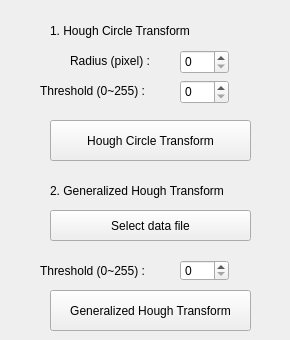
       <widget class="QWidget" name="tab_6">
        <attribute name="title">
         <string>6</string>
        </attribute>
        <widget class="QLabel" name="label_20">
         <property name="geometry">
          <rect>
           <x>50</x>
           <y>20</y>
           <width>191</width>
           <height>21</height>
          </rect>
         </property>
         <property name="text">
          <string>1. Hough Circle Transform</string>
         </property>
        </widget>
        <widget class="QLabel" name="label_21">
         <property name="geometry">
          <rect>
           <x>70</x>
           <y>50</y>
           <width>111</width>
           <height>21</height>
          </rect>
         </property>
         <property name="text">
          <string>Radius (pixel) :</string>
         </property>
        </widget>
        <widget class="QSpinBox" name="spinRadius">
         <property name="geometry">
          <rect>
           <x>180</x>
           <y>50</y>
           <width>49</width>
           <height>24</height>
          </rect>
         </property>
         <property name="maximum">
          <number>256</number>
         </property>
        </widget>
        <widget class="QPushButton" name="houghCircleTransform">
         <property name="geometry">
          <rect>
           <x>50</x>
           <y>120</y>
           <width>201</width>
           <height>41</height>
          </rect>
         </property>
         <property name="text">
          <string>Hough Circle Transform</string>
         </property>
        </widget>
        <widget class="QLabel" name="label_22">
         <property name="geometry">
          <rect>
           <x>50</x>
           <y>170</y>
           <width>231</width>
           <height>41</height>
          </rect>
         </property>
         <property name="text">
          <string>2. Generalized Hough Transform</string>
         </property>
        </widget>
        <widget class="QPushButton" name="selectTemplete">
         <property name="geometry">
          <rect>
           <x>50</x>
           <y>210</y>
           <width>201</width>
           <height>31</height>
          </rect>
         </property>
         <property name="text">
          <string>Select data file</string>
         </property>
        </widget>
        <widget class="QSpinBox" name="spinThreshold">
         <property name="geometry">
          <rect>
           <x>180</x>
           <y>80</y>
           <width>49</width>
           <height>24</height>
          </rect>
         </property>
         <property name="maximum">
          <number>256</number>
         </property>
        </widget>
        <widget class="QLabel" name="label_23">
         <property name="geometry">
          <rect>
           <x>40</x>
           <y>80</y>
           <width>141</width>
           <height>21</height>
          </rect>
         </property>
         <property name="text">
          <string>Threshold (0~255) :</string>
         </property>
        </widget>
        <widget class="QSpinBox" name="spinGeneralThreshold">
         <property name="geometry">
          <rect>
           <x>180</x>
           <y>260</y>
           <width>49</width>
           <height>21</height>
          </rect>
         </property>
         <property name="maximum">
          <number>999</number>
         </property>
        </widget>
        <widget class="QLabel" name="label_24">
         <property name="geometry">
          <rect>
           <x>40</x>
           <y>260</y>
           <width>141</width>
           <height>21</height>
          </rect>
         </property>
         <property name="text">
          <string>Threshold (0~255) :</string>
         </property>
        </widget>
        <widget class="QPushButton" name="generalizedHoughTransform">
         <property name="geometry">
          <rect>
           <x>50</x>
           <y>290</y>
           <width>201</width>
           <height>41</height>
          </rect>
         </property>
         <property name="text">
          <string>Generalized Hough Transform</string>
         </property>
        </widget>
       </widget>
